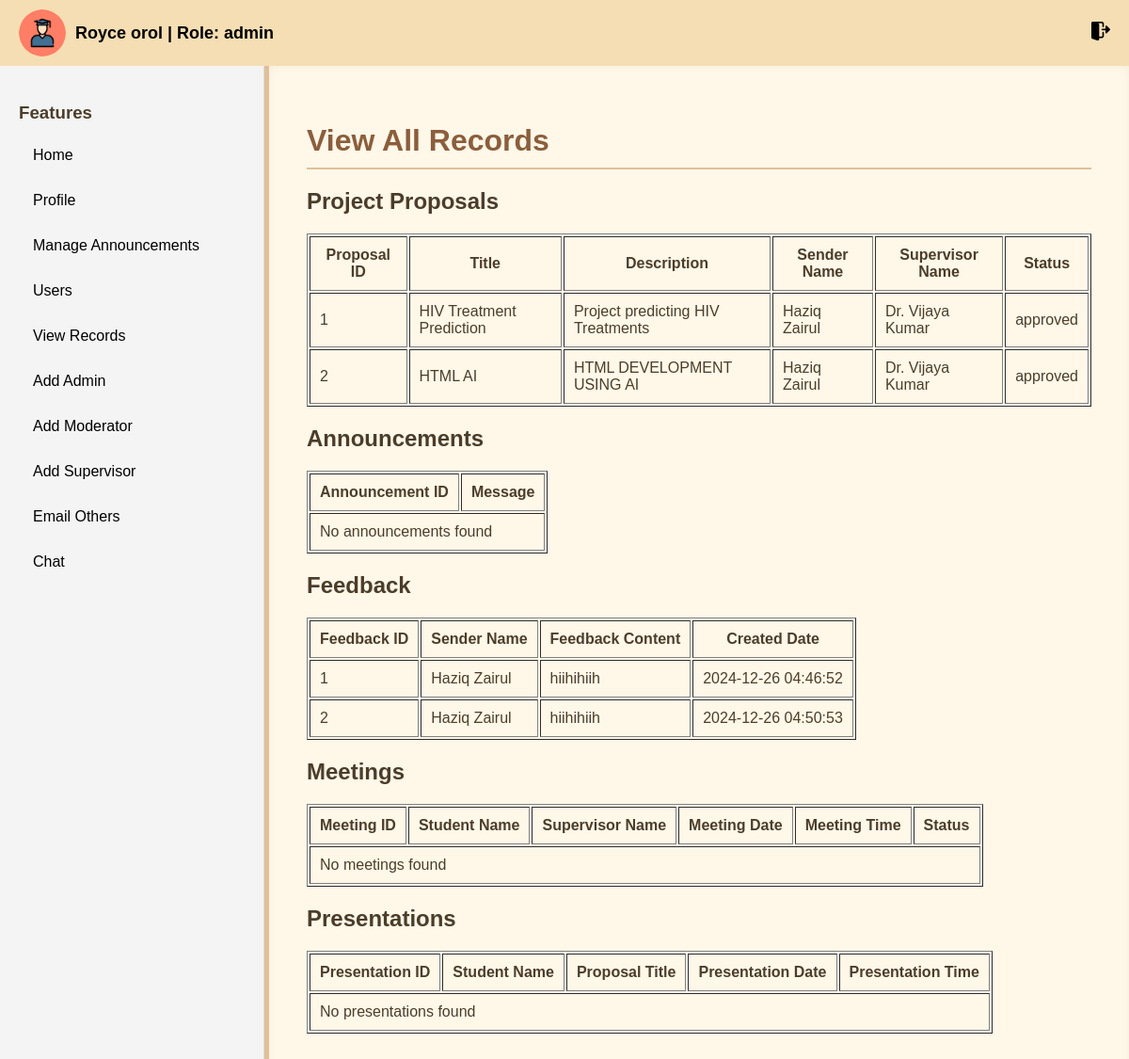
Screenshot of /admin/view_records.php (signed in) with the database file from the repository.
### tables this page shows
CREATE TABLE `proposal` (
  `proposal_id` int(11) NOT NULL,
  `sender_id` int(11) NOT NULL,
  `title` varchar(255) NOT NULL,
  `description` text NOT NULL,
  `status` enum('pending','approved','rejected') DEFAULT 'pending',
  `created_at` timestamp NOT NULL DEFAULT current_timestamp(),
  `updated_at` timestamp NOT NULL DEFAULT current_timestamp() ON UPDATE current_timestamp(),
  `assigned_sv` int(11) DEFAULT 0,
  `marks` int(3) DEFAULT NULL
);

CREATE TABLE `users` (
  `id` int(11) NOT NULL,
  `first_name` varchar(255) NOT NULL,
  `last_name` varchar(255) NOT NULL,
  `email` varchar(255) NOT NULL,
  `student_id` varchar(255) NOT NULL,
  `password` varchar(255) NOT NULL,
  `role` enum('student','moderator','admin','supervisor') NOT NULL DEFAULT 'student',
  `created_at` timestamp NOT NULL DEFAULT current_timestamp(),
  `status` enum('active','suspended') DEFAULT 'active'
);

CREATE TABLE `feedback` (
  `feedback_id` int(11) NOT NULL,
  `sender_id` int(11) NOT NULL,
  `message` text NOT NULL,
  `created_at` timestamp NOT NULL DEFAULT current_timestamp()
);

### admin/view_records.php (the view, shortened to what this page needs)
<?php
include '../db_connection.php';
$proposals = [];
$announcements = [];
$feedbacks = [];
$meetings = [];
$presentations = [];
$query_proposals = "
    SELECT p.proposal_id, p.title, p.description, p.status,
           u1.first_name AS sender_first_name, u1.last_name AS sender_last_name,
           u2.first_name AS supervisor_first_name, u2.last_name AS supervisor_last_name
    FROM proposal p
    LEFT JOIN users u1 ON p.sender_id = u1.id
    LEFT JOIN users u2 ON p.assigned_sv = u2.id
";
$result = $conn->query($query_proposals);
if ($result && $result->num_rows > 0) {
    while ($row = $result->fetch_assoc()) {
        $proposals[] = $row;
    }
}
$query_feedbacks = "
    SELECT f.feedback_id, f.sender_id, f.message, f.created_at,
           u.first_name AS sender_first_name, u.last_name AS sender_last_name
    FROM feedback f
    LEFT JOIN users u ON f.sender_id = u.id
";
$result = $conn->query($query_feedbacks);
if ($result && $result->num_rows > 0) {
    while ($row = $result->fetch_assoc()) {
        $feedbacks[] = $row;
    }
}
?>
<!DOCTYPE html>
<html lang="en">
<head>
    <link rel="stylesheet" href="../css/dashboard.css">
    <link rel="stylesheet" href="../css/header.css">
</head>
<body>
    <?php include '../includes/header.php'; ?>
    <div class="dashboard-container">
        <?php include '../includes/sidebar.php'; ?>
        <div class="dashboard-main">
            <h1>View All Records</h1>
            <h2>Project Proposals</h2>
            <table border="1" cellpadding="10">
                <thead>
                    <tr>
                        <th>Proposal ID</th>
                        <th>Title</th>
                        <th>Description</th>
                        <th>Sender Name</th>
                        <th>Supervisor Name</th>
                        <th>Status</th>
                    </tr>
                </thead>
                <tbody>
                    <?php if (!empty($proposals)): ?>
                        <?php foreach ($proposals as $proposal): ?>
                            <tr>
                                <td><?php echo htmlspecialchars($proposal['proposal_id']); ?></td>
                                <td><?php echo htmlspecialchars($proposal['title']); ?></td>
                                <td><?php echo htmlspecialchars($proposal['description']); ?></td>
                                <td><?php echo htmlspecialchars($proposal['sender_first_name'] . ' ' . $proposal['sender_last_name']); ?></td>
                                <td><?php echo htmlspecialchars($proposal['supervisor_first_name'] . ' ' . $proposal['supervisor_last_name']); ?></td>
                                <td><?php echo htmlspecialchars($proposal['status']); ?></td>
                            </tr>
                        <?php endforeach; ?>
                    <?php else: ?>
                        <tr>
                            <td colspan="6">No proposals found</td>
                        </tr>
                    <?php endif; ?>
                </tbody>
            </table>
            <h2>Announcements</h2>
            <table border="1" cellpadding="10">
                <thead>
                    <tr>
                        <th>Announcement ID</th>
                        <th>Message</th>
                    </tr>
                </thead>
                <tbody>
                    <?php if (!empty($announcements)): ?>
                        <?php foreach ($announcements as $announcement): ?>
                            <tr>
                                <td><?php echo htmlspecialchars($announcement['id']); ?></td>
                                <td><?php echo htmlspecialchars($announcement['description']); ?></td>
                            </tr>
                        <?php endforeach; ?>
                    <?php else: ?>
                        <tr>
                            <td colspan="5">No announcements found</td>
                        </tr>
                    <?php endif; ?>
                </tbody>
            </table>
            <h2>Feedback</h2>
            <table border="1" cellpadding="10">
                <thead>
                    <tr>
                        <th>Feedback ID</th>
                        <th>Sender Name</th>
                        <th>Feedback Content</th>
                        <th>Created Date</th>
                    </tr>
                </thead>
                <tbody>
                    <?php if (!empty($feedbacks)): ?>
                        <?php foreach ($feedbacks as $feedback): ?>
                            <tr>
                                <td><?php echo htmlspecialchars($feedback['feedback_id']); ?></td>
                                <td><?php echo htmlspecialchars($feedback['sender_first_name'] . ' ' . $feedback['sender_last_name']); ?></td>
                                <td><?php echo htmlspecialchars($feedback['message']); ?></td>
                                <td><?php echo htmlspecialchars($feedback['created_at']); ?></td>
                            </tr>
                        <?php endforeach; ?>
                    <?php else: ?>
                        <tr>
                            <td colspan="4">No feedback found</td>
                        </tr>
                    <?php endif; ?>
                </tbody>
            </table>
            <h2>Meetings</h2>
            <table border="1" cellpadding="10">
                <thead>
                    <tr>
                        <th>Meeting ID</th>
                        <th>Student Name</th>
                        <th>Supervisor Name</th>
                        <th>Meeting Date</th>
                        <th>Meeting Time</th>
                        <th>Status</th>
                    </tr>
                </thead>
                <tbody>
                    <?php if (!empty($meetings)): ?>
                        <?php foreach ($meetings as $meeting): ?>
                            <tr>
                                <td><?php echo htmlspecialchars($meeting['meeting_id']); ?></td>
                                <td><?php echo htmlspecialchars($meeting['student_first_name'] . ' ' . $meeting['student_last_name']); ?></td>
                                <td><?php echo htmlspecialchars($meeting['supervisor_first_name'] . ' ' . $meeting['supervisor_last_name']); ?></td>
                                <td><?php echo htmlspecialchars($meeting['meeting_date']); ?></td>
                                <td><?php echo htmlspecialchars($meeting['meeting_time']); ?></td>
                                <td><?php echo htmlspecialchars($meeting['status']); ?></td>
                            </tr>
                        <?php endforeach; ?>
                    <?php else: ?>
                        <tr>
                            <td colspan="6">No meetings found</td>
                        </tr>
                    <?php endif; ?>
                </tbody>
            </table>
            <h2>Presentations</h2>
            <table border="1" cellpadding="10">
                <thead>
                    <tr>
                        <th>Presentation ID</th>
                        <th>Student Name</th>
                        <th>Proposal Title</th>
                        <th>Presentation Date</th>
                        <th>Presentation Time</th>
                    </tr>
                </thead>
                <tbody>
                    <?php if (!empty($presentations)): ?>
                        <?php foreach ($presentations as $presentation): ?>
                            <tr>
                                <td><?php echo htmlspecialchars($presentation['id']); ?></td>
                                <td><?php echo htmlspecialchars($presentation['student_first_name'] . ' ' . $presentation['student_last_name']); ?></td>
                                <td><?php echo htmlspecialchars($presentation['proposal_title']); ?></td>
                                <td><?php echo htmlspecialchars($presentation['date']); ?></td>
                                <td><?php echo htmlspecialchars($presentation['time']); ?></td>
                            </tr>
                        <?php endforeach; ?>
                    <?php else: ?>
                        <tr>
                            <td colspan="6">No presentations found</td>
                        </tr>
                    <?php endif; ?>
                </tbody>
            </table>
        </div>
    </div>
</body>
</html>

### css/dashboard.css (style rules this page uses)
body, html { margin: 0; padding: 0; min-height: 100vh; display: flex; flex-direction: column; }
.dashboard-container { display: flex; flex: 1; min-height: 0; }
.dashboard-main { flex: 1; padding: 20px; overflow-y: auto; }
html, body { margin: 0; padding: 0; height: 100%; display: flex; flex-direction: column; }
.dashboard-main { flex: 1; padding: 20px; }
.dashboard-main h1 { margin-bottom: 20px; }
body { font-family: Arial, sans-serif; margin: 0; padding: 0; background-color: #fdf5e6; color: #4b3d2a; }
.dashboard-container { display: flex; min-height: 100vh; }
.dashboard-main { flex: 1; padding: 40px; background-color: #fff7e8; border-left: 5px solid #e0c097; box-shadow: inset 0 0 10px rgba(0, 0, 0, 0.05); }
.dashboard-main h1 { color: #8b5e3c; border-bottom: 2px solid #e0c097; padding-bottom: 10px; margin-bottom: 20px; }

### css/header.css (style rules this page uses)
body { margin: 0; font-family: Arial, sans-serif; }

### rows the page displays
proposal: proposal_id "1", title "HIV Treatment Prediction", description "Project predicting HIV Treatments", sender.last_name "Haziq Zairul", users.first_name+last_name "Dr. Vijaya Kumar", status "approved"
proposal: proposal_id "2", title "HTML AI", description "HTML DEVELOPMENT USING AI", sender.last_name "Haziq Zairul", users.first_name+last_name "Dr. Vijaya Kumar", status "approved"
feedback: feedback_id "1", sender.last_name "Haziq Zairul", message "hiihihiih", created_at "2024-12-26 04:46:52"
feedback: feedback_id "2", sender.last_name "Haziq Zairul", message "hiihihiih", created_at "2024-12-26 04:50:53"

### other values shown
$name "Royce orol"
$role "admin"
